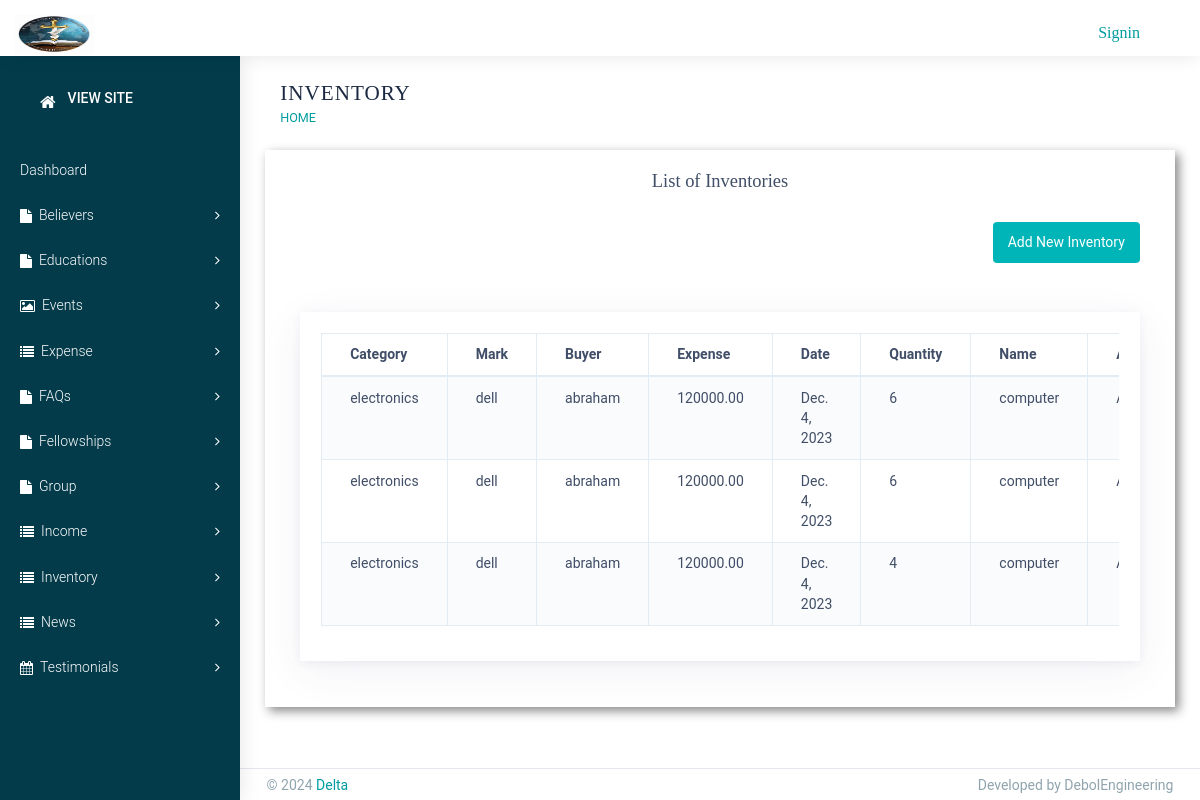
/staff/inventory/, run on the app's committed database.
### staff/models.py (models this page shows)
class Stock(models.Model):
    category = models.CharField(max_length=100)
    mark = models.CharField(max_length=100)
    buyer = models.CharField(max_length=100)
    expense = models.DecimalField(max_digits=10, decimal_places=2)
    date = models.DateField()
    quantity = models.IntegerField()
    name = models.CharField(max_length=100)

### staff/views.py (the view)
# urls.py: path('inventory/', StockList.as_view(), name='inventory_list'),
class StockList(ListView):
    model = Stock
    template_name = 'staff/Inventories/list_inventory.html'
    context_object_name = 'inventory'

### Templates/staff/Inventories/list_inventory.html (shortened to what this page needs)
{% extends 'staff/base.html' %}
{% load static %}
{% block title %}
Inventory
{% endblock %}
{% block content %}
<div class="site-main">
    <section class="ttm-row clearfix">
        <div class="container">
            <div class="row pt-60 res-991-pt-0">
                <div class="col-lg-12">
                    <div class="pr-40 res-991-pr-0 res-991-pb-30">
                        <h4 class="h4-md " style="margin-bottom: 30px ; text-align: center;">List of Inventories</h4>
                        <div class="row justify-content-end">
                            <div class="col-auto">
                                <a href="{% url 'staff:inventory_add' %}" class="btn btn-primary mb-4">Add New
                                    Inventory</a>
                            </div>
                        </div>
                        <div class="card">
                            <div class="card-body">
                                <div class="table-responsive">
                                    <table class="table table-striped table-bordered multi-ordering">
                                        <thead>
                                            <tr>
                                                <th>Category</th>
                                                <th>Mark</th>
                                                <th>Buyer</th>
                                                <th>Expense</th>
                                                <th>Date</th>
                                                <th>Quantity</th>
                                                <th>Name</th>
                                                <th>Actions</th>
                                            </tr>
                                        </thead>
                                        <tbody>
                                            {% for item in inventory %}
                                            <tr>
                                                <td>{{ item.category }}</td>
                                                <td>{{ item.mark }}</td>
                                                <td>{{ item.buyer }}</td>
                                                <td>{{ item.expense }}</td>
                                                <td>{{ item.date }}</td>
                                                <td>{{ item.quantity }}</td>
                                                <td>{{ item.name }}</td>
                                                <td>
                                                    <span class="dropdown">
                                                        <a id="btnSearchDrop31" data-toggle="dropdown" aria-haspopup="true"
                                                            aria-expanded="true"
                                                            class="dropdown-toggle dropdown-menu-right">
                                                            Actions</a>
                                                </td>
                                            </tr>
                                            {% endfor %}
                                        </tbody>
                                    </table>
                                </div>
                            </div>
                        </div>
                    </div>
                </div>
            </div>
        </div>
    </section>
</div>
{% endblock %}

### data on the page
Stock: category "electronics", mark "dell", buyer "abraham", expense "120000.00", date "Dec. 4, 2023", quantity "6", name "computer"
Stock: category "electronics", mark "dell", buyer "abraham", expense "120000.00", date "Dec. 4, 2023", quantity "6", name "computer"
Stock: category "electronics", mark "dell", buyer "abraham", expense "120000.00", date "Dec. 4, 2023", quantity "4", name "computer"
